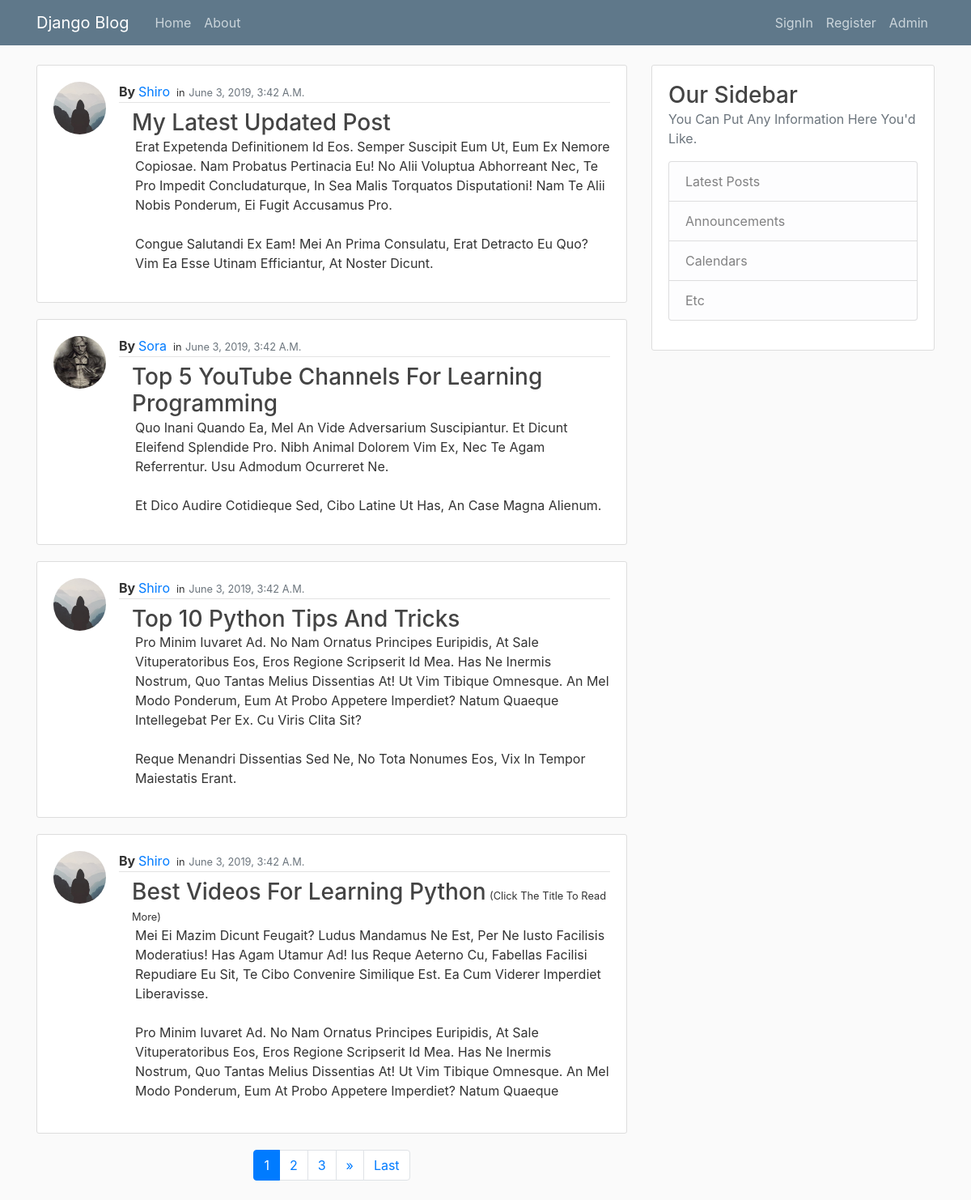
The page / on the database its author committed.
### a_blog/models.py (models this page shows, shortened)
class Post(models.Model):
  post_title = models.CharField(max_length=150)
  post_publish_date = models.DateTimeField(default=timezone.now)
  post_content = models.TextField()
  post_author = models.ForeignKey(User, on_delete=models.CASCADE)

### auth_system/models.py (models this page shows, shortened)
class profile(models.Model):
  user = models.OneToOneField(User,on_delete=models.CASCADE)
  img = models.ImageField(upload_to="profile's_pics",default="profile's_pics/default.jpg")
  score = models.IntegerField(default=0)

### a_blog/views.py (the view)
# urls.py: path('',PostListView.as_view(),name="blog-home"),
class PostListView(ListView):
    model = Post
    context_object_name = 'posts'
    template_name='a_blog/home.html'
    ordering = ["-post_publish_date"]
    paginate_by = 4

### a_blog/templates/a_blog/home.html (shortened to what this page needs)
{% extends 'layout.html' %}
{% block content %}
  {% for post in posts %}
    <article class="media content-section">
    <img class="rounded-circle article-img" src="{{post.post_author.profile.img.url}}"/>
      <div class="media-body">
        <div class="article-metadata">
          <b>by </b><a class="mr-2" href="{% url 'user-posts' post.post_author.username %}">{{ post.post_author }}</a><small>in</small>
          <small class="text-muted">{{ post.post_publish_date }}</small>
        </div>
        <div class="article_body ml-3 mt-2">
          <h3 class="d-inline-block"><a class="article-title" href="{% url 'post-detail' post.post_title %}">{{ post.post_title }}</a></h3>
          {% if post.post_content|length > 600 %}
          <small>(click the title to read more)</small>
          <p class="article-content ml-1" style="overflow:hidden;height:220px">{{ post.post_content }}</p>
          {% else %}
          <p class="article-content ml-1">{{ post.post_content }}</p>
          {% endif %}
        </div>
      </div>
    </article>
  {% endfor %}
  {% if is_paginated %}
  <nav aria-label="Page navigation example">
    <ul class="pagination justify-content-center mb-4">
      {% for num in page_obj.paginator.page_range %}
        {% if page_obj.number == num %}
          <li class="page-item active"><a class="page-link" href="?page={{ num }}">{{ num }}</a></li>
        {% elif num > page_obj.number|add:"-3" and num < page_obj.number|add:"3" %}
          <li class="page-item"><a class="page-link" href="?page={{ num }}">{{ num }}</a></li>
        {% endif %}
      {% endfor %}
      {% if page_obj.has_next %}
        <li class="page-item">
          <a class="page-link" href="?page={{page_obj.next_page_number}}" aria-label="Next">
            <span aria-hidden="true">&raquo;</span>
          </a>
        </li>
        <li class="page-item"><a class="page-link" href="?page={{ page_obj.paginator.num_pages }}">last</a></li>
      {% endif %}
    </ul>
  </nav>
  {% endif %}
{% endblock content %}

### template/layout.html (shortened to what this page needs)
{% load static %}
<!DOCTYPE html>
<html lang="en">
<head>
  <link rel="stylesheet" href="https://maxcdn.bootstrapcdn.com/bootstrap/4.0.0/css/bootstrap.min.css">
  <link rel="stylesheet" href="{% static 'a_blog/main.css' %}">
</head>
<body>
  <header class="site-header">
    <nav class="navbar navbar-expand-md navbar-dark bg-steel fixed-top">
      <div class="container">
        <a class="navbar-brand mr-4" href="{% url 'blog-home' %}">Django Blog</a>
        <div class="collapse navbar-collapse" id="navbarToggle">
          <div class="navbar-nav mr-auto">
            <a class="nav-item nav-link" href="{% url 'blog-home' %}">Home</a>
            <a class="nav-item nav-link" href="{% url 'blog-about' %}">About</a>
          </div>
          <div class="navbar-nav">
          {% if user.is_authenticated %}
            <a class="nav-item nav-link" href="{% url 'signOut' %}">signOut</a>
          {% else %}
            <a class="nav-item nav-link" href="{% url 'signIn' %}">signIn</a>
            <a class="nav-item nav-link" href="{% url 'signUp' %}">register</a>
          {% endif %}
            <a class="nav-item nav-link" href="/admin">admin</a>
          </div>
        </div>
      </div>
    </nav>
  </header>
  <main role="main" class="container">
    <div class="row">
      <div class="col-md-8">
        {% block content %}{% endblock %}
      </div>
      <div class="col-md-4">
        <div class="content-section">
          <h3>Our Sidebar</h3>
          <p class='text-muted'>You can put any information here you'd like.
            <ul class="list-group">
              <li class="list-group-item list-group-item-light">Latest Posts</li>
              <li class="list-group-item list-group-item-light">Announcements</li>
              <li class="list-group-item list-group-item-light">Calendars</li>
              <li class="list-group-item list-group-item-light">etc</li>
            </ul>
          </p>
        </div>
      </div>
    </div>
  </main>
</body>
</html>

### a_blog/static/a_blog/main.css (style rules this page uses)
body { text-transform: capitalize !important; background: #fafafa; color: #333333; margin-top: 5rem; }
h1, h2, h3, h4, h5, h6 { color: #444444; margin: 0 ; }
ul { margin: 0; }
.bg-steel { background-color: #5f788a; }
.site-header .navbar-nav .nav-link { color: #cbd5db; }
.content-section { background: #ffffff; padding: 20px; border: 1px solid #dddddd; border-radius: 3px; margin-bottom: 20px; }
.article-title { color: #444444; }
.article-content { white-space: pre-line; }
.article-img { height: 65px; width: 65px; margin-right: 16px; }
.article-metadata { padding-bottom: 1px; margin-bottom: 4px; border-bottom: 1px solid #e3e3e3 }

### rows shown on the page
Post: post_author.profile.img (placeholder picture), post_author "Shiro", post_publish_date "June 3, 2019, 3:42 A.m.", post_title "My Latest Updated Post", post_content "Erat Expetenda Definitionem Id Eos. Semper Suscipit Eum Ut, Eum Ex Nemore Copiosae. Nam Probatus Pertinacia Eu! No Alii Voluptua Abhorreant Nec, Te Pro Impedit Concludaturque, In Sea Malis Torquatos Disputationi! Nam Te Alii Nobis Ponderum, Ei Fugit Accusamus Pro. Congue Salutandi Ex Eam! Mei An Prima Consulatu, Erat Detracto Eu Quo? Vim Ea Esse Utinam Efficiantur, At Noster Dicunt."
Post: post_author.profile.img (picture), post_author "Sora", post_publish_date "June 3, 2019, 3:42 A.m.", post_title "Top 5 YouTube Channels For Learning Programming", post_content "Quo Inani Quando Ea, Mel An Vide Adversarium Suscipiantur. Et Dicunt Eleifend Splendide Pro. Nibh Animal Dolorem Vim Ex, Nec Te Agam Referrentur. Usu Admodum Ocurreret Ne. Et Dico Audire Cotidieque Sed, Cibo Latine Ut Has, An Case Magna Alienum."
Post: post_author.profile.img (placeholder picture), post_author "Shiro", post_publish_date "June 3, 2019, 3:42 A.m.", post_title "Top 10 Python Tips And Tricks", post_content "Pro Minim Iuvaret Ad. No Nam Ornatus Principes Euripidis, At Sale Vituperatoribus Eos, Eros Regione Scripserit Id Mea. Has Ne Inermis Nostrum, Quo Tantas Melius Dissentias At! Ut Vim Tibique Omnesque. An Mel Modo Ponderum, Eum At Probo Appetere Imperdiet? Natum Quaeque Intellegebat Per Ex. Cu Viris Clita Sit? Reque Menandri Dissentias Sed Ne, No Tota Nonumes Eos, Vix In Tempor Maiestatis Erant."
Post: post_author.profile.img (placeholder picture), post_author "Shiro", post_publish_date "June 3, 2019, 3:42 A.m.", post_title "Best Videos For Learning Python", post_content "Mei Ei Mazim Dicunt Feugait? Ludus Mandamus Ne Est, Per Ne Iusto Facilisis Moderatius! Has Agam Utamur Ad! Ius Reque Aeterno Cu, Fabellas Facilisi Repudiare Eu Sit, Te Cibo Convenire Similique Est. Ea Cum Viderer Imperdiet Liberavisse. Pro Minim Iuvaret Ad. No Nam Ornatus Principes Euripidis, At Sale Vituperatoribus Eos, Eros Regione Scripserit Id Mea. Has Ne Inermis Nostrum, Quo Tantas Melius Dissentias At! Ut Vim Tibique Omnesque. An Mel Modo Ponderum, Eum At Probo Appetere Imperdiet? Natum Quaeque…"

### other values the page prints
{{ num }} "1"
{{ num }} "2" "3"
